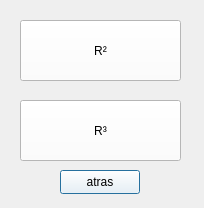
<?xml version="1.0" encoding="UTF-8"?>
<ui version="4.0">
 <class>producto_entre_vectores</class>
 <widget class="QDialog" name="producto_entre_vectores">
  <property name="geometry">
   <rect>
    <x>0</x>
    <y>0</y>
    <width>204</width>
    <height>208</height>
   </rect>
  </property>
  <property name="windowTitle">
   <string>Dialog</string>
  </property>
  <widget class="QPushButton" name="pushButton_3">
   <property name="geometry">
    <rect>
     <x>60</x>
     <y>170</y>
     <width>80</width>
     <height>24</height>
    </rect>
   </property>
   <property name="styleSheet">
    <string notr="true">background-color: rgb(255, 255, 255);</string>
   </property>
   <property name="text">
    <string>atras</string>
   </property>
  </widget>
  <widget class="QPushButton" name="pushButton">
   <property name="geometry">
    <rect>
     <x>20</x>
     <y>20</y>
     <width>161</width>
     <height>61</height>
    </rect>
   </property>
   <property name="styleSheet">
    <string notr="true">background-color: rgb(255, 255, 255);</string>
   </property>
   <property name="text">
    <string>R²</string>
   </property>
  </widget>
  <widget class="QPushButton" name="pushButton_2">
   <property name="geometry">
    <rect>
     <x>20</x>
     <y>100</y>
     <width>161</width>
     <height>61</height>
    </rect>
   </property>
   <property name="styleSheet">
    <string notr="true">background-color: rgb(255, 255, 255);</string>
   </property>
   <property name="text">
    <string>R³</string>
   </property>
  </widget>
 </widget>
 <resources/>
 <connections/>
</ui>
